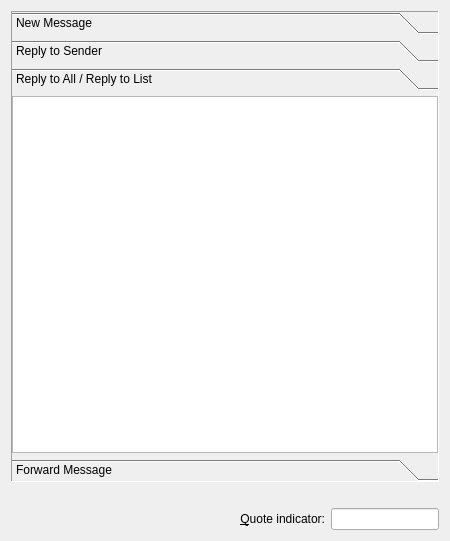
<?xml version="1.0" encoding="UTF-8"?>
<ui version="4.0">
 <class>TemplatesConfigurationBase</class>
 <widget class="QWidget" name="TemplatesConfigurationBase">
  <property name="geometry">
   <rect>
    <x>0</x>
    <y>0</y>
    <width>450</width>
    <height>541</height>
   </rect>
  </property>
  <property name="sizePolicy">
   <sizepolicy hsizetype="Expanding" vsizetype="Expanding">
    <horstretch>3</horstretch>
    <verstretch>3</verstretch>
   </sizepolicy>
  </property>
  <property name="minimumSize">
   <size>
    <width>400</width>
    <height>300</height>
   </size>
  </property>
  <property name="windowTitle">
   <string comment="@title:window">Template Configuration</string>
  </property>
  <layout class="QVBoxLayout">
   <property name="spacing">
    <number>6</number>
   </property>
   <property name="margin">
    <number>11</number>
   </property>
   <item>
    <widget class="QToolBox" name="toolBox1">
     <property name="sizePolicy">
      <sizepolicy hsizetype="Expanding" vsizetype="Expanding">
       <horstretch>3</horstretch>
       <verstretch>3</verstretch>
      </sizepolicy>
     </property>
     <property name="minimumSize">
      <size>
       <width>0</width>
       <height>0</height>
      </size>
     </property>
     <property name="frameShape">
      <enum>QFrame::Panel</enum>
     </property>
     <property name="frameShadow">
      <enum>QFrame::Sunken</enum>
     </property>
     <property name="currentIndex">
      <number>2</number>
     </property>
     <widget class="QWidget" name="page_new">
      <property name="geometry">
       <rect>
        <x>0</x>
        <y>0</y>
        <width>418</width>
        <height>350</height>
       </rect>
      </property>
      <attribute name="label">
       <string comment="@title Message template">New Message</string>
      </attribute>
      <layout class="QGridLayout" name="gridLayout">
       <item row="0" column="0">
        <widget class="TemplateParser::TemplatesTextEdit" name="textEdit_new">
         <property name="font">
          <font>
           <family>Monospace</family>
           <pointsize>9</pointsize>
          </font>
         </property>
         <property name="toolTip">
          <string comment="@info:tooltip">Create the  template for new messages</string>
         </property>
         <property name="whatsThis">
          <string comment="@info:whatsthis">In this area you create the template for new email messages.  For more information about how to create the template, press the &quot;How does this work?&quot; link on this dialog.</string>
         </property>
         <property name="lineWrapMode">
          <enum>QTextEdit::NoWrap</enum>
         </property>
         <property name="acceptRichText">
          <bool>false</bool>
         </property>
        </widget>
       </item>
      </layout>
     </widget>
     <widget class="QWidget" name="page_reply">
      <property name="geometry">
       <rect>
        <x>0</x>
        <y>0</y>
        <width>418</width>
        <height>350</height>
       </rect>
      </property>
      <attribute name="label">
       <string comment="@title Message template">Reply to Sender</string>
      </attribute>
      <layout class="QHBoxLayout">
       <property name="spacing">
        <number>6</number>
       </property>
       <property name="margin">
        <number>0</number>
       </property>
       <item>
        <widget class="TemplateParser::TemplatesTextEdit" name="textEdit_reply">
         <property name="sizePolicy">
          <sizepolicy hsizetype="MinimumExpanding" vsizetype="MinimumExpanding">
           <horstretch>0</horstretch>
           <verstretch>0</verstretch>
          </sizepolicy>
         </property>
         <property name="font">
          <font>
           <family>Monospace</family>
           <pointsize>9</pointsize>
           <weight>50</weight>
           <italic>false</italic>
           <bold>false</bold>
           <underline>false</underline>
           <strikeout>false</strikeout>
          </font>
         </property>
         <property name="toolTip">
          <string comment="@info:tooltip">Create the  template for message replies</string>
         </property>
         <property name="whatsThis">
          <string comment="@info:whatsthis">In this area you create the template for messages replies. For more information about how to create the template, press the &quot;How does this work?&quot; link on this dialog.</string>
         </property>
         <property name="lineWrapMode">
          <enum>QTextEdit::NoWrap</enum>
         </property>
         <property name="acceptRichText">
          <bool>false</bool>
         </property>
        </widget>
       </item>
      </layout>
     </widget>
     <widget class="QWidget" name="page_reply_all">
      <property name="geometry">
       <rect>
        <x>0</x>
        <y>0</y>
        <width>418</width>
        <height>350</height>
       </rect>
      </property>
      <attribute name="label">
       <string comment="@title Message template">Reply to All / Reply to List</string>
      </attribute>
      <layout class="QHBoxLayout">
       <property name="spacing">
        <number>6</number>
       </property>
       <property name="margin">
        <number>0</number>
       </property>
       <item>
        <widget class="TemplateParser::TemplatesTextEdit" name="textEdit_reply_all">
         <property name="sizePolicy">
          <sizepolicy hsizetype="MinimumExpanding" vsizetype="MinimumExpanding">
           <horstretch>0</horstretch>
           <verstretch>0</verstretch>
          </sizepolicy>
         </property>
         <property name="font">
          <font>
           <family>Monospace</family>
           <pointsize>9</pointsize>
           <weight>50</weight>
           <italic>false</italic>
           <bold>false</bold>
           <underline>false</underline>
           <strikeout>false</strikeout>
          </font>
         </property>
         <property name="toolTip">
          <string comment="@info:tooltip">Create the  template for replying to all recipients or to a mailing list</string>
         </property>
         <property name="whatsThis">
          <string comment="@info:whatsthis">In this area you create the template for reply-to-all messages or replies to a mailing list.  For more information about how to create the template, press the &quot;How does this work?&quot; link on this dialog.</string>
         </property>
         <property name="lineWrapMode">
          <enum>QTextEdit::NoWrap</enum>
         </property>
         <property name="acceptRichText">
          <bool>false</bool>
         </property>
        </widget>
       </item>
      </layout>
     </widget>
     <widget class="QWidget" name="page_forward">
      <property name="geometry">
       <rect>
        <x>0</x>
        <y>0</y>
        <width>418</width>
        <height>350</height>
       </rect>
      </property>
      <attribute name="label">
       <string comment="@title Message template">Forward Message</string>
      </attribute>
      <layout class="QHBoxLayout">
       <property name="spacing">
        <number>6</number>
       </property>
       <property name="margin">
        <number>0</number>
       </property>
       <item>
        <widget class="TemplateParser::TemplatesTextEdit" name="textEdit_forward">
         <property name="sizePolicy">
          <sizepolicy hsizetype="MinimumExpanding" vsizetype="MinimumExpanding">
           <horstretch>0</horstretch>
           <verstretch>0</verstretch>
          </sizepolicy>
         </property>
         <property name="font">
          <font>
           <family>Monospace</family>
           <pointsize>9</pointsize>
           <weight>50</weight>
           <italic>false</italic>
           <bold>false</bold>
           <underline>false</underline>
           <strikeout>false</strikeout>
          </font>
         </property>
         <property name="toolTip">
          <string comment="@info:tooltip">Create the  template for message forwards</string>
         </property>
         <property name="whatsThis">
          <string comment="@info:whatsthis">In this area you create the template for message forwards.  For more information about how to create the template, press the &quot;How does this work?&quot; link on this dialog.</string>
         </property>
         <property name="lineWrapMode">
          <enum>QTextEdit::NoWrap</enum>
         </property>
         <property name="acceptRichText">
          <bool>false</bool>
         </property>
        </widget>
       </item>
      </layout>
     </widget>
    </widget>
   </item>
   <item>
    <widget class="QLabel" name="mHelp"/>
   </item>
   <item>
    <layout class="QHBoxLayout">
     <property name="spacing">
      <number>6</number>
     </property>
     <property name="margin">
      <number>0</number>
     </property>
     <item>
      <widget class="TemplateParser::TemplatesInsertCommand" name="mInsertCommand" native="true"/>
     </item>
     <item>
      <widget class="QLabel" name="textLabel1">
       <property name="sizePolicy">
        <sizepolicy hsizetype="Preferred" vsizetype="Preferred">
         <horstretch>2</horstretch>
         <verstretch>0</verstretch>
        </sizepolicy>
       </property>
       <property name="text">
        <string comment="@label:textbox Prefix for quoted message lines">&amp;Quote indicator:</string>
       </property>
       <property name="alignment">
        <set>Qt::AlignRight|Qt::AlignTrailing|Qt::AlignVCenter</set>
       </property>
       <property name="buddy">
        <cstring>lineEdit_quote</cstring>
       </property>
      </widget>
     </item>
     <item>
      <widget class="KLineEdit" name="lineEdit_quote">
       <property name="toolTip">
        <string comment="@info:tooltip">Set the  Prefix for quoted message lines</string>
       </property>
       <property name="whatsThis">
        <string comment="@info:whatsthis">
             &lt;qt&gt;The following placeholders are supported in the quote indicator:
             &lt;ul&gt;
             &lt;li&gt;%f: sender's initials&lt;/li&gt;
             &lt;li&gt;%%: percent sign&lt;/li&gt;
             &lt;li&gt;%_: space&lt;/li&gt;
             &lt;/ul&gt;&lt;/qt&gt;
           </string>
       </property>
      </widget>
     </item>
    </layout>
   </item>
  </layout>
 </widget>
 <customwidgets>
  <customwidget>
   <class>KLineEdit</class>
   <extends>QLineEdit</extends>
   <header>klineedit.h</header>
  </customwidget>
  <customwidget>
   <class>TemplateParser::TemplatesTextEdit</class>
   <extends>QTextEdit</extends>
   <header>templatestextedit.h</header>
  </customwidget>
  <customwidget>
   <class>TemplateParser::TemplatesInsertCommand</class>
   <extends>QWidget</extends>
   <header>templatesinsertcommand.h</header>
  </customwidget>
 </customwidgets>
 <resources/>
 <connections/>
</ui>
